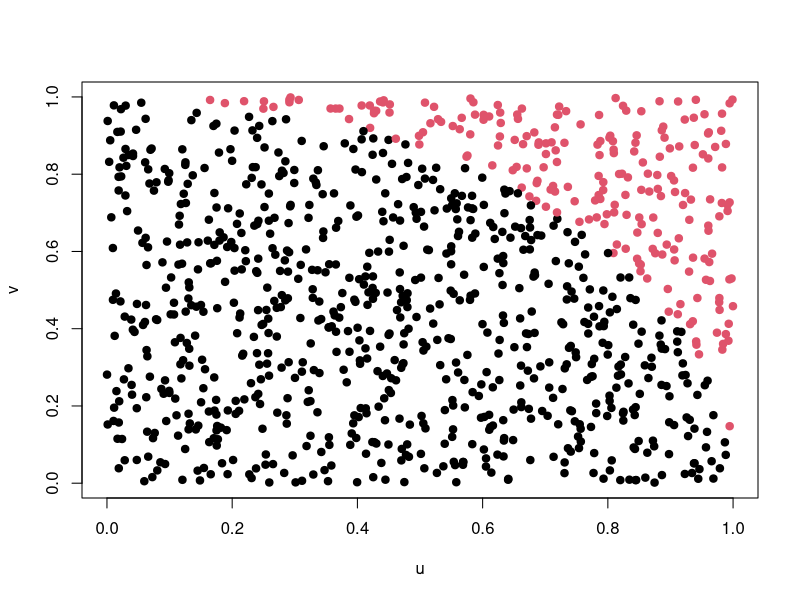
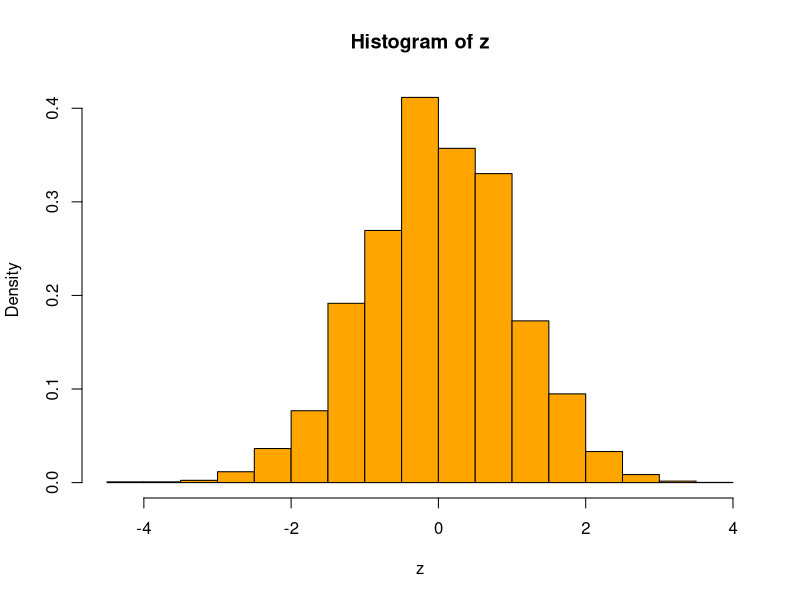

Source code (R) for these figures, in order:
## ---- chunk 1
n <- 1000
u <- runif(n)
v <- runif(n)
plot(u, v, col = 1 +  (u^2 + v^2 > 1), pch = 19)
## ---- chunk 2
n <- 100000 #n'est pas la valeur demandée
u <- runif(n)
v <- runif(n)
4*mean(u^2 + v^2 < 1)
## ---- chunk 3
rzn <- function(m=1,n=1000){
  zn <- NULL
  for (i in 1:m){
    u <- runif(n)
    v <- runif(n)
    zn <- c(zn, 4*mean(u^2 + v^2 < 1) )
  }
  return(zn)
}
z  <- sqrt(1000)*(rzn(10000) - pi)/sqrt(pi*(4-pi))
hist(z, prob = TRUE, col = "orange")
## ---- chunk 4
phi <- function(u){ sqrt((1-u)*u^3)}
# Algorithme 1
n <- 1000000
mean(y <- phi(runif(n)))
pi/16
var(y)

# Algorithme 2
n <- 1000000
f <- function(v){dbeta(v,2,2)}
u <- rbeta(n, 2, 2)
mean(z <- phi(u)/f(u))
pi/16
var(z)
